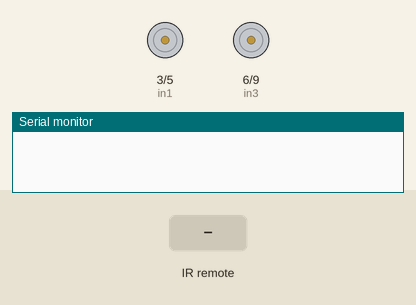
Recording of a sketch running on a simulated Arduino Uno, built with avr-gcc and run on an emulated ATmega328P. Parts: motor-driver pin pairs drawn as motors (green arrow = first pin HIGH = forward, orange = second pin HIGH = backward, longer = more drive), the last lines printed to the serial monitor. The test bench sets the inputs (shaded band).

Above: at 1.2 s.
1.3 s: infrared code 0xE718FF00 received
At 2.0 s:
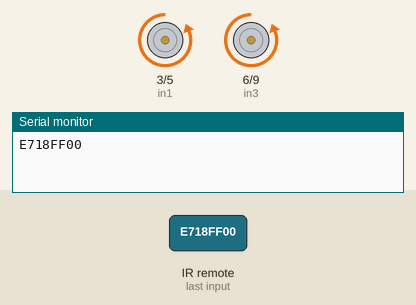
2.8 s: infrared code 0xAD52FF00 received
At 3.1 s:
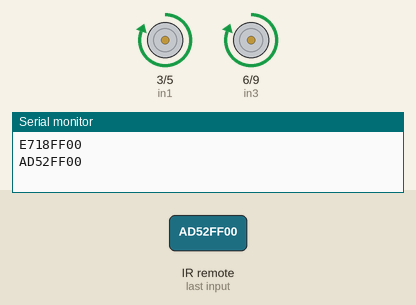
4.3 s: infrared code 0xF708FF00 received
At 5.5 s:
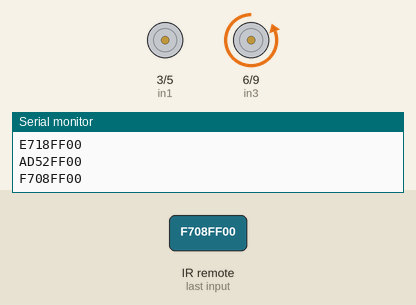
5.8 s: infrared code 0xA55AFF00 received
At 6.6 s:
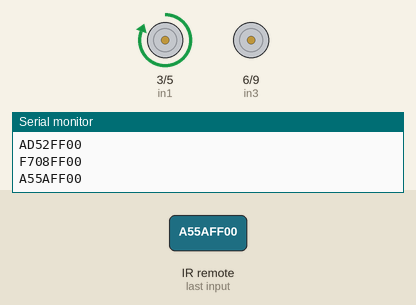
Timing chart, 0 to 8.3 s (numbered marks = the images above; inputs shaded):
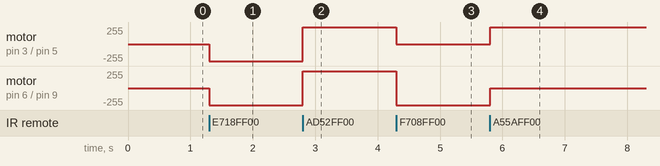

Measured:
- after the input at 1.3 s, motor on pin 3 (in1) / pin 5 (in2), motor on pin 6 (in3) / pin 9 (in4): stopped → backward 255/255 at once
- after the input at 2.8 s, motor on pin 3 (in1) / pin 5 (in2), motor on pin 6 (in3) / pin 9 (in4): backward 255/255 → forward 255/255 at once
- after the input at 4.3 s, motor on pin 3 (in1) / pin 5 (in2): forward 255/255 → stopped at once; motor on pin 6 (in3) / pin 9 (in4): forward 255/255 → backward 255/255 at once
- after the input at 5.8 s, motor on pin 3 (in1) / pin 5 (in2): stopped → forward 255/255 at once; motor on pin 6 (in3) / pin 9 (in4): backward 255/255 → stopped at once

The sketch:

code_arduino_3-wheel-car.ino
```cpp
#include <IRremote.h>

#define IR_PIN 8   // chân OUT của mắt thu IR

int in1 = 3;
int in2 = 5;
int in3 = 6;
int in4 = 9;

void setup() {
  Serial.begin(9600);
  IrReceiver.begin(IR_PIN, ENABLE_LED_FEEDBACK);

  pinMode(in1, OUTPUT);
  pinMode(in2, OUTPUT);
  pinMode(in3, OUTPUT);
  pinMode(in4, OUTPUT);
}

void loop() {
  if (IrReceiver.decode()) {

    uint32_t code = IrReceiver.decodedIRData.decodedRawData;
    Serial.println(code, HEX);

    if (code == 0xE718FF00) {        // lên
      toi();
    }
    else if (code == 0xAD52FF00) {   // xuống
      lui();
    }
    else if (code == 0xF708FF00) {   // trái
      trai();
    }
    else if (code == 0xA55AFF00) {   // phải
      phai();
    }
    else if (code == 0xE31CFF00) {   // dừng
      dung();
    }

    IrReceiver.resume();
  }
}

// ======= HÀM ĐIỀU KHIỂN XE =======

void toi() {
  digitalWrite(in1, LOW);
  digitalWrite(in2, HIGH);
  digitalWrite(in3, LOW);
  digitalWrite(in4, HIGH);
}

void lui() {
  digitalWrite(in1, HIGH);
  digitalWrite(in2, LOW);
  digitalWrite(in3, HIGH);
  digitalWrite(in4, LOW);
}

void dung() {
  digitalWrite(in1, LOW);
  digitalWrite(in2, LOW);
  digitalWrite(in3, LOW);
  digitalWrite(in4, LOW);
}

void trai() {
  digitalWrite(in1, LOW);
  digitalWrite(in2, LOW);
  digitalWrite(in3, LOW);
  digitalWrite(in4, HIGH);
}

void phai() {
  digitalWrite(in1, HIGH);
  digitalWrite(in2, LOW);
  digitalWrite(in3, LOW);
  digitalWrite(in4, LOW);
}
```
